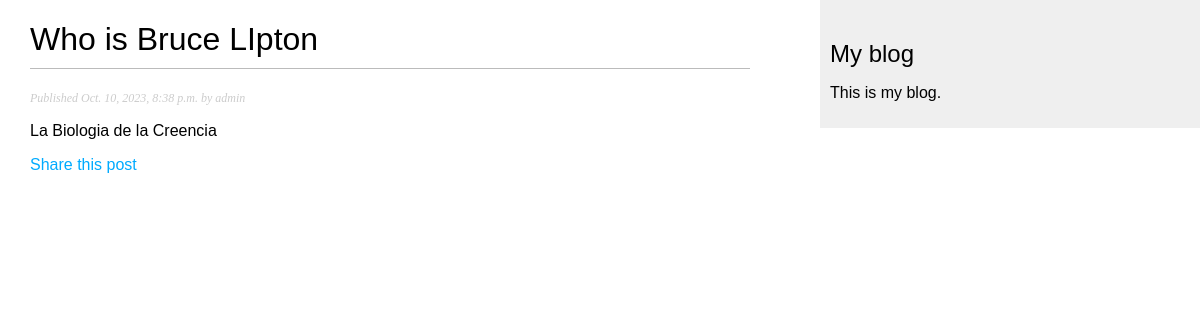
The app's page /blog/2023/10/10/who-is-bruce-lipton/ with its own data.
### blog/models.py (models this page shows, shortened)
class Post(models.Model):
    class Status(models.TextChoices):
        DRAFT = 'DF', 'Draft'
        PUBLISHED = 'PB', 'Published'
    title = models.CharField(max_length=250)
    slug = models.SlugField(max_length=250, unique_for_date='publish')
    author = models.ForeignKey(User,
                             on_delete=models.CASCADE,
                             related_name='blog_posts')
    body = models.TextField()
    publish = models.DateTimeField(default=timezone.now)
    created = models.DateTimeField(auto_now_add=True)
    updated = models.DateTimeField(auto_now=True)
    status = models.CharField(max_length=2,
                              choices=Status.choices,
                              default=Status.DRAFT)
    objects = models.Manager()
    published = PublishedManager()
    class Meta:
        ordering = ['-publish']
        indexes = [
            models.Index(fields=['-publish'])
        ]

### blog/views.py (the view)
def post_detail(request, year, month, day, post):
    post = get_object_or_404(Post, status=Post.Status.PUBLISHED,
                             slug=post,
                             publish__year=year,
                             publish__month=month,
                             publish__day=day)
    return render(request,'blog/post/detail.html', {'post':post})

### blog/templates/blog/post/detail.html (shortened to what this page needs)
{% extends "blog/base.html" %}
{% block content %}
    <h1>{{ post.title }}</h1>
    <p class="date">Published {{ post.publish }} by {{ post.author }}</p>
    {{ post.body|linebreaks }}
    <p>
        <a href="{% url 'blog:post_share' post.id %}">
            Share this post
        </a>
    </p>
{% endblock %}

### blog/static/css/blog.css (style rules this page uses)
body { margin:0; padding:0; font-family:helvetica, sans-serif; }
a { color:#00abff; text-decoration:none; }
h1 { font-weight:normal; border-bottom:1px solid #bbb; padding:0 0 10px 0; }
p.date { color:#ccc; font-family: georgia, serif; font-size: 12px; font-style: italic; }

### records on screen
Post: title "Who is Bruce LIpton", publish "Oct. 10, 2023, 8:38 p.m.", author "admin", body "La Biologia de la Creencia"
